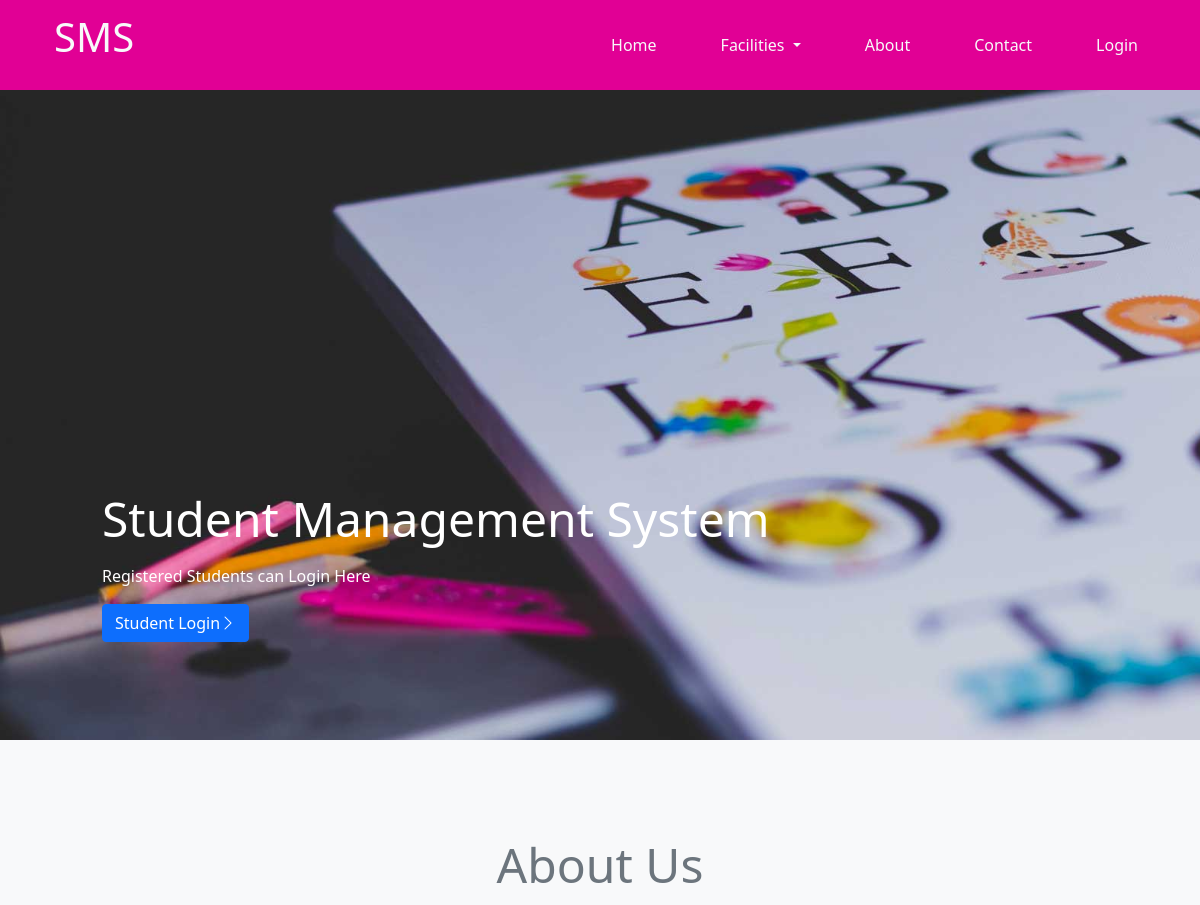
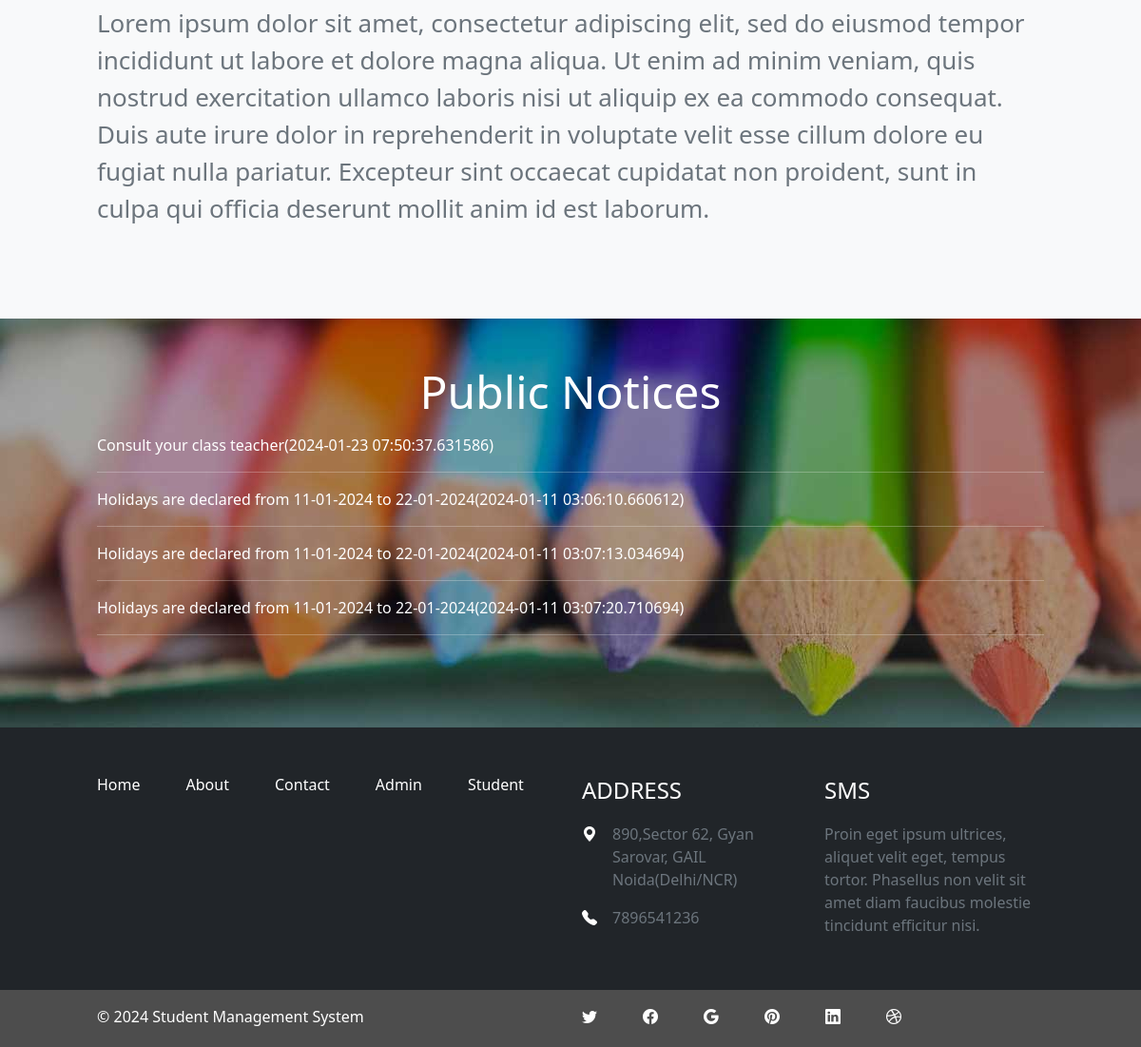
The page / on the database its author committed (2 pictures, top to bottom).
### tables this page shows
CREATE TABLE `about_contact_page` (
  `S_No` int(11) NOT NULL,
  `PageType` varchar(33) DEFAULT NULL,
  `PageTitle` mediumtext DEFAULT NULL,
  `PageDescription` mediumtext DEFAULT NULL,
  `Email` varchar(50) DEFAULT NULL,
  `MobileNumber` bigint(30) DEFAULT NULL,
  `UpdationDate` timestamp NOT NULL DEFAULT current_timestamp() ON UPDATE current_timestamp()
);

CREATE TABLE `public_notice` (
  `S_No` int(11) NOT NULL,
  `Notice_Title` varchar(33) NOT NULL,
  `Notice_Message` varchar(150) NOT NULL,
  `Notice_Date` timestamp(6) NOT NULL DEFAULT current_timestamp(6) ON UPDATE current_timestamp(6),
  `Deleted` tinyint(11) NOT NULL DEFAULT 0
);

### index.php (the view, shortened to what this page needs)
<!DOCTYPE html>
<html lang="en">
<head>
    <link rel="stylesheet" href="bootstrap/bootstrap.min.css">
    <link rel="stylesheet" href="styles.css">
    <link rel="stylesheet" href="https://cdn.jsdelivr.net/npm/bootstrap-icons@1.11.2/font/bootstrap-icons.min.css">
</head>
<body>
    <?php
        include('nav.php');
    ?>
    <div class="container-fluid bg-light">
        <div class="row">
            <div class="col-sm-12 hero">
                <div class="container">
                    <div class="position-relative hero_content ms-5" style="top: 400px;">
                        <p class="display-5 text-white">Student Management System</p>
                        <p class="text-white">Registered Students can Login Here</p>
                        <a href="student/student.php"><button class="btn btn-primary">Student Login<i class="bi bi-chevron-right"></i></button></a>
                    </div>
                </div>
            </div>
        </div>
        <div class="row mt-5 pt-5 pb-5">
            <div class="col-sm-12">
                <div class="container">
                    <div class="ms-5 me-5">
                        <p class="display-5 text-center text-secondary">About Us</p>
                        <span class="text-secondary about" style="font-size: 26px; text-align: justify;">
                            <?php
                                $conn = mysqli_connect('localhost', 'root', '', 'student_management');
                                $sql = "select PageDescription from about_contact_page WHERE PageType = 'aboutus'";
                                $result = mysqli_query($conn, $sql);
                                $row = mysqli_fetch_array($result);
                                echo $row['PageDescription'];
                            ?>
                        </span>
                    </div>
                </div>
            </div>
        </div>
        <div>
            <div class="row mt-5">
                <div class="col-sm-12 notice">
                    <div class="container ">
                        <div class="ms-5 me-5">
                            <p class="display-5 text-center text-white mt-5">Public Notices</p>
                            <marquee behavior="" direction="up" scrollamount="6">
                                <span class="text-white public" style="font-size: 16px;">
                                    <?php
                                        $conn = mysqli_connect('localhost', 'root', '', 'student_management');
                                        $sql = "select * from public_notice";
                                        $result = mysqli_query($conn, $sql);
                                        while($row = mysqli_fetch_assoc($result)){
                                            echo $row['Notice_Message']. "(". $row['Notice_Date'] .")";
                                            echo "<hr>";
                                        }
                                    ?>
                                </span>
                            </marquee>
                        </div>
                    </div>
                </div>
            </div>
        </div>
    </div>
    <?php
        include('footer.php');
    ?>
</body>
</html>

### styles.css (style rules this page uses)
* { margin: 0; padding: 0; box-sizing: border-box; }
.hero { background-image: url('Images/banner.jpg'); background-attachment: scroll; background-repeat: no-repeat; background-size: cover; height: 650px; }
.hero_content { top: 300px; }
.about { text-align: justify; font-size: 26px; }
.notice { background-image: url('Images/i15.jpg'); background-repeat: no-repeat; background-attachment: scroll; background-size: cover; height: 430px; }

### rows shown on the page
about_contact_page: PageDescription "Lorem ipsum dolor sit amet, consectetur adipiscing elit, sed do eiusmod tempor incididunt ut labore et dolore magna aliqua. Ut enim ad minim veniam, quis nostrud exercitation ullamco laboris nisi ut aliquip ex ea commodo consequat. Duis aute irure dolor in reprehenderit in voluptate velit esse cillum dolore eu fugiat nulla pariatur. Excepteur sint occaecat cupidatat non proident, sunt in culpa qui officia deserunt mollit anim id est laborum."
public_notice: Notice_Message "Consult your class teacher", Notice_Date "2024-01-23 07:50:37.631586"
public_notice: Notice_Message "Holidays are declared from 11-01-2024 to 22-01-2024", Notice_Date "2024-01-11 03:06:10.660612"
public_notice: Notice_Message "Holidays are declared from 11-01-2024 to 22-01-2024", Notice_Date "2024-01-11 03:07:13.034694"
public_notice: Notice_Message "Holidays are declared from 11-01-2024 to 22-01-2024", Notice_Date "2024-01-11 03:07:20.710694"
